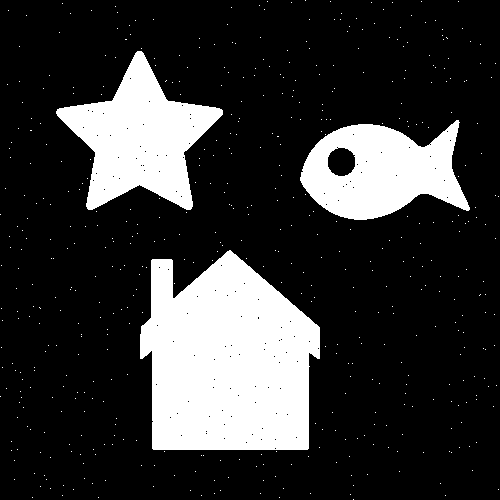
#> input picture project2/task3.png, 500 x 500 px
$ jupyter execute --allow-errors task3.ipynb
#> lines starting #> are read from the running program, lines starting #| are printed output that depends on the picture; after the words box and inside, x2 and y2 are one past the last pixel; in counts of white or black regions, pixels touching at a corner belong together
[cell 1]
"""
Morphology Image Processing
(Due date: Nov. 26, 11:59 P.M., 2021)

The goal of this task is to experiment with commonly used morphology
binary image processing techniques. Use the proper combination of the four commonly used morphology operations,
i.e. erosion, dilation, open and close, to remove noises and extract boundary of a binary image.
Specifically, you are given a binary image with noises for your testing, which is named 'task3.png'.
Note that different binary image might be used when grading your code.

You are required to write programs to:
(i) implement four commonly used morphology operations: erosion, dilation, open and close.
    The stucturing element (SE) should be a 3x3 square of all 1's for all the operations.
(ii) remove noises in task3.png using proper combination of the above morphology operations.
(iii) extract the boundaries of the objects in denoised binary image
      using proper combination of the above morphology operations.
Hint:
• Zero-padding is needed before morphology operations.

Do NOT modify the code provided to you.
You are NOT allowed to use OpenCV library except the functions we already been imported from cv2.
You are allowed to use Numpy libraries, HOWEVER,
you are NOT allowed to use any functions or APIs directly related to morphology operations.
Please implement erosion, dilation, open and close operations ON YOUR OWN.
"""

from cv2 import imread, imwrite, imshow, IMREAD_GRAYSCALE, namedWindow, waitKey, destroyAllWindows
import numpy as np


def morph_erode(img):
    """
    :param img: numpy.ndarray(int or bool), image
    :return erode_img: numpy.ndarray(int or bool), image, same size as the input image

    Apply mophology erosion on input binary image.
    Use 3x3 squared structuring element of all 1's.
    """
    kernel = np.array([[1, 1, 1], [1, 1, 1], [1, 1, 1]]).astype(int)
    padded = padding(img)
    array = []
    for i in range(1,padded.shape[0]-1):
        for j in range(1,padded.shape[1]-1):
            temp_array = padded[i-1:i+2,j-1:j+2]
            morphed = (temp_array*kernel).flatten()
            if(0 in morphed):
                array.append(0)
            else:
                array.append(255)


    erode_img = np.array(array).reshape(img.shape)
    # TO DO: implement your solution here

    return erode_img


def morph_dilate(img):
    """
    :param img: numpy.ndarray(int or bool), image
    :return dilate_img: numpy.ndarray(int or bool), image, same size as the input image

    Apply mophology dilation on input binary image.
    Use 3x3 squared structuring element of all 1's.
    """

    # TO DO: implement your solution here
    kernel = np.array([[1, 1, 1], [1, 1, 1], [1, 1, 1]]).astype(int)
    padded = padding(img)
    array = []
    for i in range(1,padded.shape[0]-1):
        for j in range(1,padded.shape[1]-1):
            temp_array = padded[i-1:i+2,j-1:j+2]
            morphed = (temp_array*kernel).flatten()
            if(255 in morphed):
                array.append(255)
            else:
                array.append(0)

    dilate_img = np.array(array).reshape(img.shape)

    return dilate_img


def morph_open(img):
    """
    :param img: numpy.ndarray(int or bool), image
    :return open_img: numpy.ndarray(int or bool), image, same size as the input image

    Apply mophology opening on input binary image.
    Use 3x3 squared structuring element of all 1's.
    You can use the combination of above morph_erode/dilate functions for this.
    """

    # TO DO: implement your solution here
    erode_img = morph_erode(img)
    open_img = morph_dilate(erode_img)
    return open_img


def morph_close(img):
    """
    :param img: numpy.ndarray(int or bool), image
    :return close_img: numpy.ndarray(int or bool), image, same size as the input image

    Apply mophology closing on input binary image.
    Use 3x3 squared structuring element of all 1's.
    You can use the combination of above morph_erode/dilate functions for this.
    """

    # TO DO: implement your solution here
    dilate_img = morph_dilate(img)
    close_img = morph_erode(dilate_img)
    return close_img


def denoise(img):
    """
    :param img: numpy.ndarray(int), image
    :return denoise_img: numpy.ndarray(int), image, same size as the input image

    Remove noises from binary image using morphology operations.
    If you convert the dtype of input binary image from int to bool,
    make sure to convert the dtype of returned image back to int.
    """

    # TO DO: implement your solution here
    open_img = morph_open(img)
    denoise_img = morph_close(open_img)
    return denoise_img


def boundary(img):
    """
    :param img: numpy.ndarray(int), image
    :return denoise_img: numpy.ndarray(int), image, same size as the input image

    Extract boundaries from binary image using morphology operations.
    If you convert the dtype of input binary image from int to bool,
    make sure to convert the dtype of returned image back to int.
    """

    # TO DO: implement your solution here
    eroded_img = morph_erode(img)
    bound_img = img - eroded_img
    return bound_img


def padding(img):
    pad_row =  [0]*img.shape[1]

    pad_column = [0] * (img.shape[0]+2)
    img_pad = np.vstack([pad_row,img,pad_row])
    img_pad = np.column_stack((pad_column,img_pad,pad_column))
    return img_pad

if __name__ == "__main__":
    img = imread('task3.png', IMREAD_GRAYSCALE)
#> img: shape (500, 500); 20.8% white; 518 white regions (515 under 20 px), largest, box (x1, y1, x2, y2) and area: (140, 250, 320, 450) 27930, (56, 51, 223, 210) 12732, (300, 120, 470, 220) 10859
    denoise_img = denoise(img)
#> in padding, `img_pad = np.vstack([pad_row,img,pad_row])`: img_pad: shape (502, 500) int64; 20.7% white; 518 white regions (515 under 20 px), largest, box (x1, y1, x2, y2) and area: (140, 251, 320, 451) 27930, (56, 52, 223, 211) 12732, (300, 121, 470, 221) 10859
#> in padding, `img_pad = np.column_stack((pad_column,img_pad,pad_column))`:
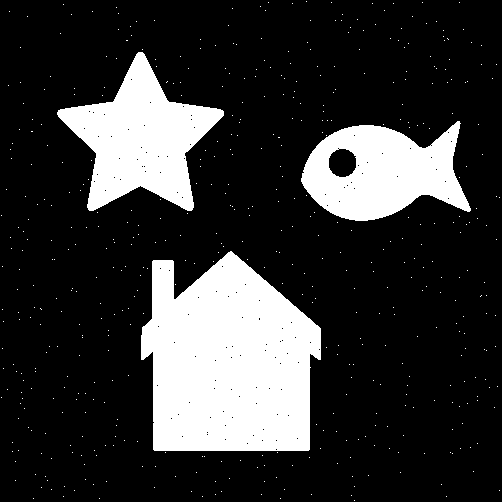
#> img_pad: shape (502, 502) int64; 20.7% white; 518 white regions (515 under 20 px), largest, box (x1, y1, x2, y2) and area: (141, 251, 321, 451) 27930, (57, 52, 224, 211) 12732, (301, 121, 471, 221) 10859
#> after the loop in morph_erode, `for i in range(1,padded.shape[0]-1):`: array = 250000 items
#> in morph_erode, `erode_img = np.array(array).reshape(img.shape)`: erode_img: shape (500, 500) int64; 19.3% white; 3 white regions, box (x1, y1, x2, y2) and area: (141, 252, 319, 449) 26578, (57, 52, 222, 209) 11740, (301, 121, 469, 219) 9947
#> in padding (call 2), `img_pad = np.vstack([pad_row,img,pad_row])`: img_pad: shape (502, 500) int64; 19.2% white; 3 white regions, box (x1, y1, x2, y2) and area: (141, 253, 319, 450) 26578, (57, 53, 222, 210) 11740, (301, 122, 469, 220) 9947
#> in padding (call 2), `img_pad = np.column_stack((pad_column,img_pad,pad_column))`:
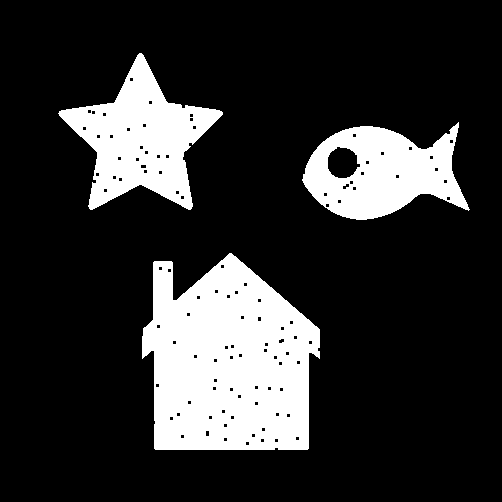
#> img_pad: shape (502, 502) int64; 19.2% white; 3 white regions, box (x1, y1, x2, y2) and area: (142, 253, 320, 450) 26578, (58, 53, 223, 210) 11740, (302, 122, 470, 220) 9947
#> in morph_dilate, `dilate_img = np.array(array).reshape(img.shape)`:
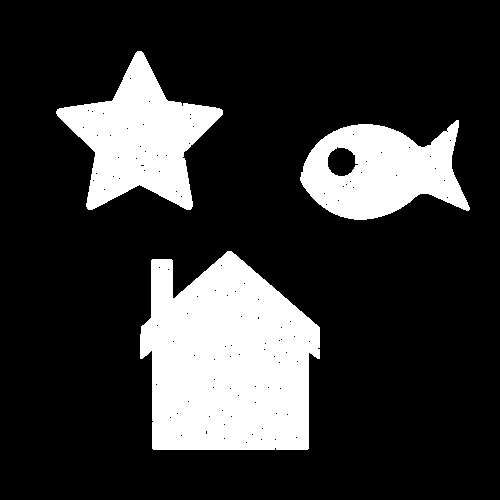
#> dilate_img: shape (500, 500) int64; 20.6% white; 3 white regions, box (x1, y1, x2, y2) and area: (140, 251, 320, 450) 27924, (56, 51, 223, 210) 12725, (300, 120, 470, 220) 10847
#> in padding (call 3), `img_pad = np.vstack([pad_row,img,pad_row])`: img_pad: shape (502, 500) int64; 20.5% white; 3 white regions, box (x1, y1, x2, y2) and area: (140, 252, 320, 451) 27924, (56, 52, 223, 211) 12725, (300, 121, 470, 221) 10847
#> in padding (call 3), `img_pad = np.column_stack((pad_column,img_pad,pad_column))`: img_pad: shape (502, 502) int64; 20.4% white; 3 white regions, box (x1, y1, x2, y2) and area: (141, 252, 321, 451) 27924, (57, 52, 224, 211) 12725, (301, 121, 471, 221) 10847
#> in morph_dilate (call 2), `dilate_img = np.array(array).reshape(img.shape)`:
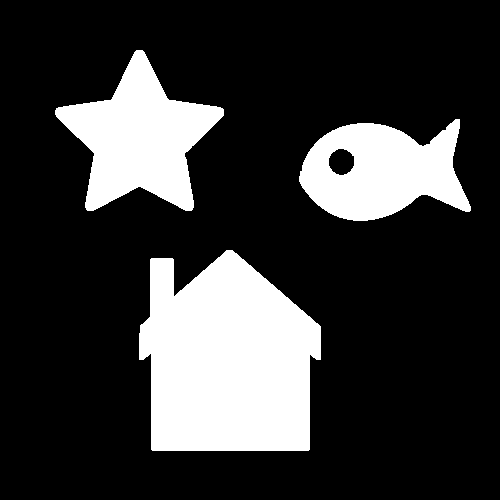
#> dilate_img: shape (500, 500) int64; 21.6% white; 3 white regions, box (x1, y1, x2, y2) and area: (139, 250, 321, 451) 28857, (55, 50, 224, 211) 13502, (299, 119, 471, 221) 11614
#> in padding (call 4), `img_pad = np.vstack([pad_row,img,pad_row])`: img_pad: shape (502, 500) int64; 21.5% white; 3 white regions, box (x1, y1, x2, y2) and area: (139, 251, 321, 452) 28857, (55, 51, 224, 212) 13502, (299, 120, 471, 222) 11614
#> in padding (call 4), `img_pad = np.column_stack((pad_column,img_pad,pad_column))`:
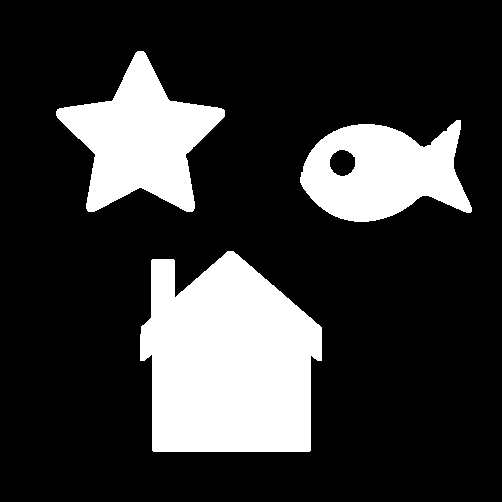
#> img_pad: shape (502, 502) int64; 21.4% white; 3 white regions, box (x1, y1, x2, y2) and area: (140, 251, 322, 452) 28857, (56, 51, 225, 212) 13502, (300, 120, 472, 222) 11614
#> in morph_erode (call 2), `erode_img = np.array(array).reshape(img.shape)`:
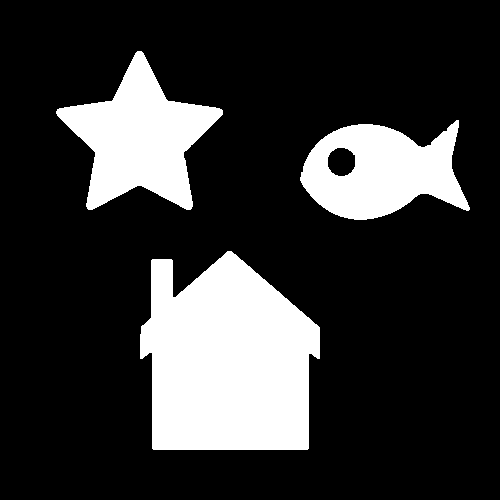
#> erode_img: shape (500, 500) int64; 20.7% white; 3 white regions, box (x1, y1, x2, y2) and area: (140, 251, 320, 450) 27997, (56, 51, 223, 210) 12762, (300, 120, 470, 220) 10870
    print(len(img[0]),len(denoise_img[0]))
#| 500 500
    imwrite('results/task3_denoise.jpg', denoise_img)
    bound_img = boundary(denoise_img)
#> in padding (call 5), `img_pad = np.vstack([pad_row,img,pad_row])`:
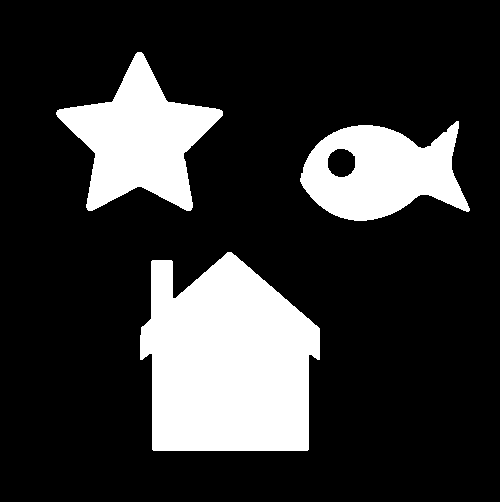
#> img_pad: shape (502, 500) int64; 20.6% white; 3 white regions, box (x1, y1, x2, y2) and area: (140, 252, 320, 451) 27997, (56, 52, 223, 211) 12762, (300, 121, 470, 221) 10870
#> in padding (call 5), `img_pad = np.column_stack((pad_column,img_pad,pad_column))`:
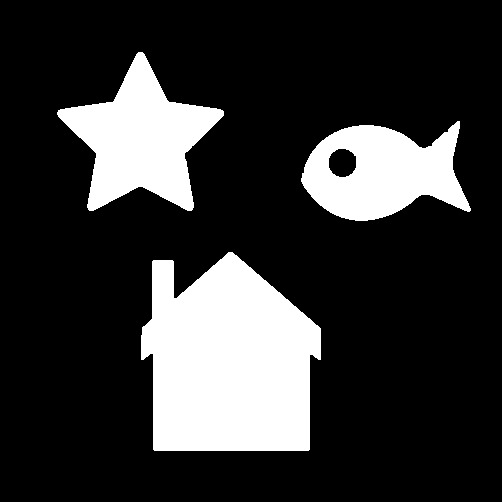
#> img_pad: shape (502, 502) int64; 20.5% white; 3 white regions, box (x1, y1, x2, y2) and area: (141, 252, 321, 451) 27997, (57, 52, 224, 211) 12762, (301, 121, 471, 221) 10870
#> in morph_erode (call 3), `erode_img = np.array(array).reshape(img.shape)`:
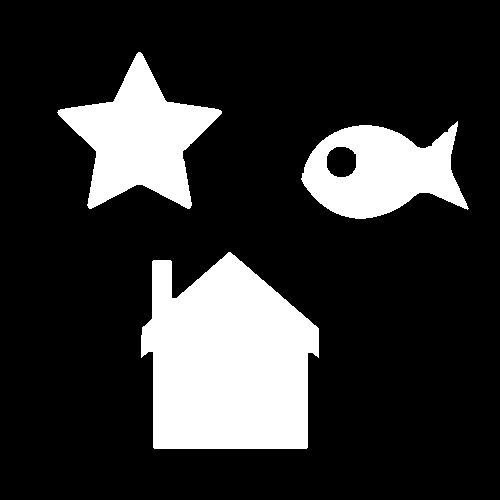
#> erode_img: shape (500, 500) int64; 19.7% white; 3 white regions, box (x1, y1, x2, y2) and area: (141, 252, 319, 449) 27145, (57, 52, 222, 209) 12030, (301, 121, 469, 219) 10126
#> in boundary, `bound_img = img - eroded_img`:
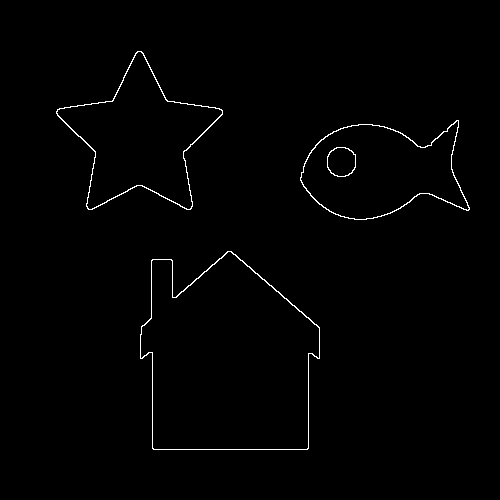
#> bound_img: shape (500, 500) int64; 0.93% white in thin lines or dots, all inside (x1, y1, x2, y2) = (56, 51, 470, 450)
    imwrite('results/task3_boundary.jpg', bound_img)
